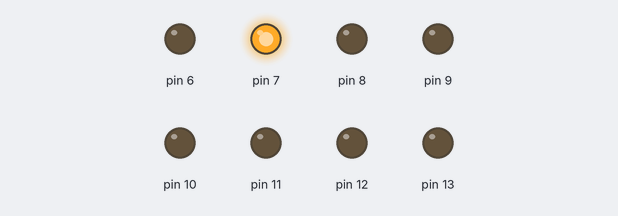
Bench run of a sketch on a simulated Arduino Uno, built with avr-gcc and run on an emulated ATmega328P. Shown: output pins drawn as LEDs (lit = HIGH).

Above: at 0.2 s.
At 1.2 s:
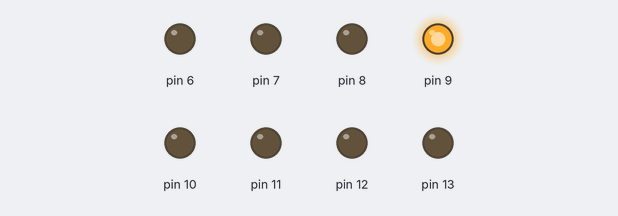
At 2.7 s:
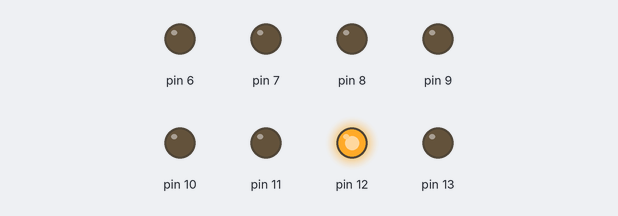
At 4.2 s:
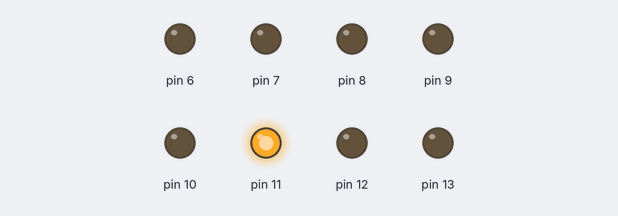
At 6.7 s:
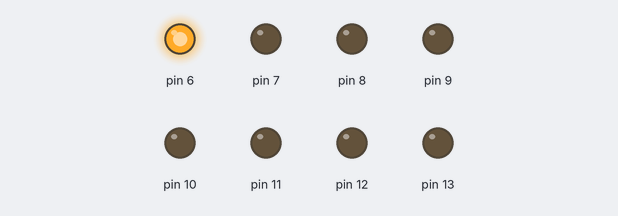
At 8.7 s:
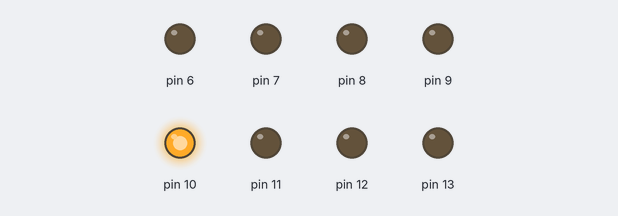
Timing chart, 0 to 9.1 s (numbered marks = the images above):
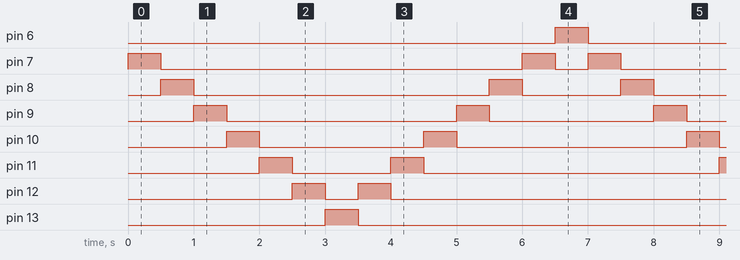

Measured:
- by itself, pin 6, pin 13: alternates HIGH for 0.50 s and LOW for 6.5 s
- by itself, pin 7: repeats every 7.0 s: LOW 5.5 s, HIGH 0.50 s, LOW 0.50 s, HIGH 0.50 s
- by itself, pin 8: repeats every 7.0 s: LOW 4.5 s, HIGH 0.50 s, LOW 1.5 s, HIGH 0.50 s
- by itself, pin 9: repeats every 7.0 s: LOW 3.5 s, HIGH 0.50 s, LOW 2.5 s, HIGH 0.50 s
- by itself, pin 10: repeats every 7.0 s: LOW 2.5 s, HIGH 0.50 s, LOW 3.5 s, HIGH 0.50 s
- by itself, pin 11: repeats every 7.0 s: LOW 1.5 s, HIGH 0.50 s, LOW 4.5 s, HIGH 0.50 s
- by itself, pin 12: repeats every 7.0 s: LOW 0.50 s, HIGH 0.50 s, LOW 5.5 s, HIGH 0.50 s

The sketch:

McCarthyBlink2.ino.ino
```cpp
//Will McCarthy

void blink()  {
  for(int i=7; i<14; i++)  {
   digitalWrite(i, HIGH);
  delay(500);
  digitalWrite(i,LOW);
  }
   for(int i=12; i>5; i--)  {
   digitalWrite(i, HIGH);
  delay(500);
  digitalWrite(i, LOW);
  }

}


void setup()  {
  for(int i=6; i<14; i++)  {
   pinMode(i, OUTPUT);
  }
}

void loop() {
  blink();
}
```
